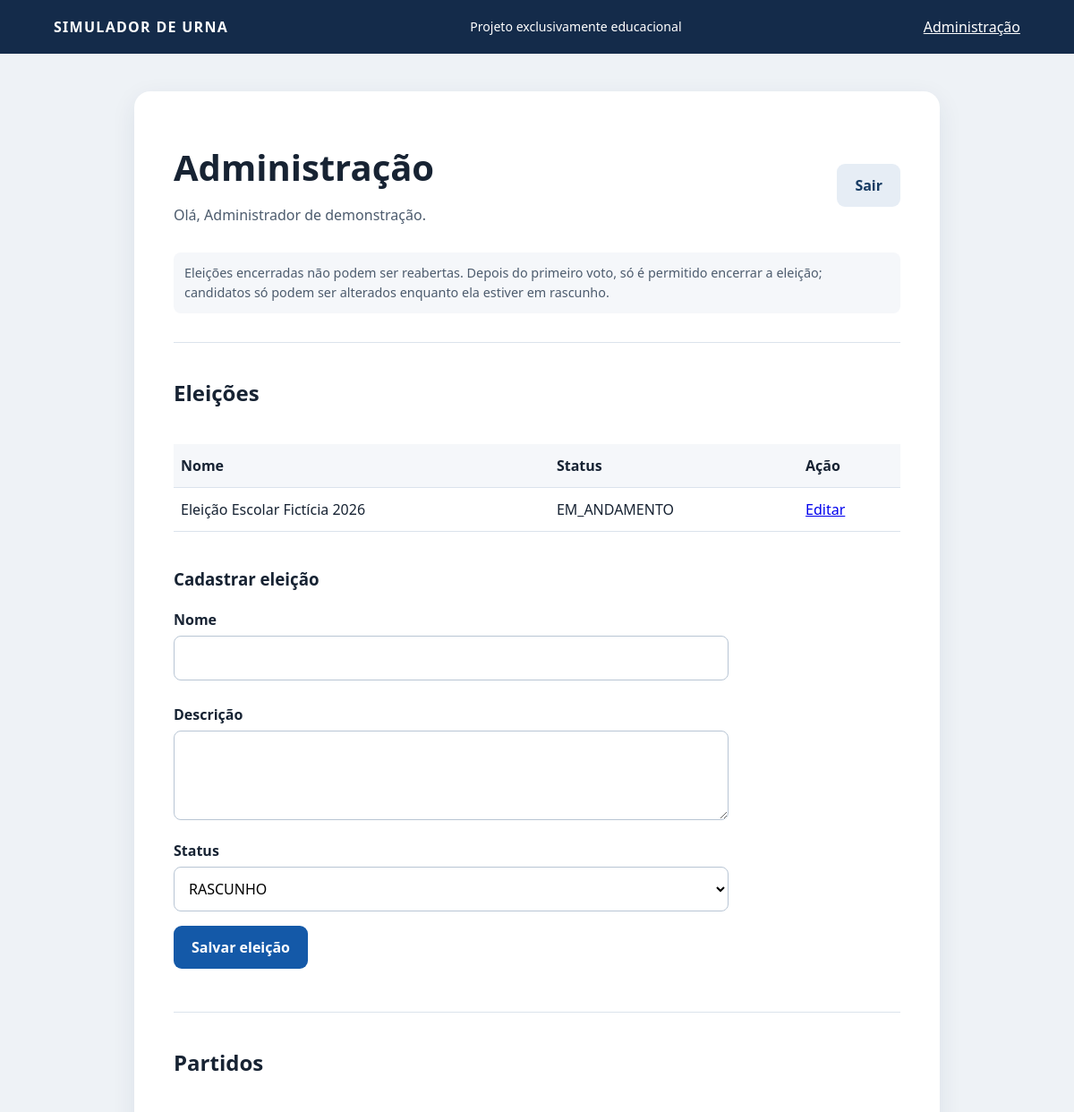
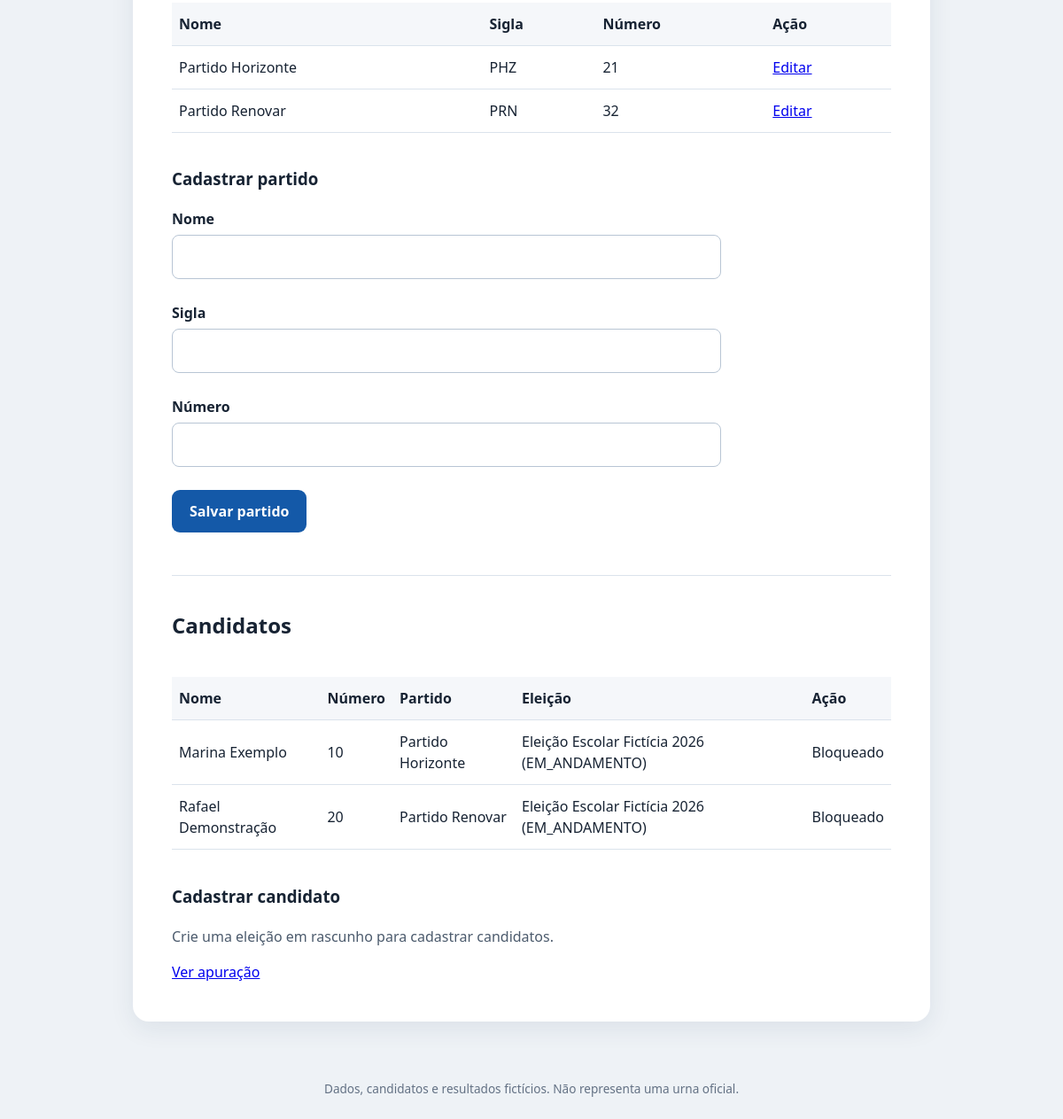
The app's page /?action=admin (signed in) with its own data (2 pictures, top to bottom).
### tables this page shows
CREATE TABLE eleicoes (
 id BIGINT UNSIGNED AUTO_INCREMENT PRIMARY KEY,
 nome VARCHAR(150) NOT NULL,
 descricao TEXT NULL,
 status ENUM('RASCUNHO','EM_ANDAMENTO','ENCERRADA') NOT NULL DEFAULT 'RASCUNHO',
 data_inicio DATETIME NULL,
 data_fim DATETIME NULL,
 created_at DATETIME NOT NULL DEFAULT CURRENT_TIMESTAMP,
 updated_at DATETIME NOT NULL DEFAULT CURRENT_TIMESTAMP ON UPDATE CURRENT_TIMESTAMP
);

CREATE TABLE partidos (
 id BIGINT UNSIGNED AUTO_INCREMENT PRIMARY KEY,
 nome VARCHAR(120) NOT NULL,
 sigla VARCHAR(12) NOT NULL UNIQUE,
 numero SMALLINT UNSIGNED NOT NULL UNIQUE,
 created_at DATETIME NOT NULL DEFAULT CURRENT_TIMESTAMP,
 updated_at DATETIME NOT NULL DEFAULT CURRENT_TIMESTAMP ON UPDATE CURRENT_TIMESTAMP
);

CREATE TABLE candidatos (
 id BIGINT UNSIGNED AUTO_INCREMENT PRIMARY KEY,
 nome VARCHAR(120) NOT NULL,
 numero SMALLINT UNSIGNED NOT NULL,
 cargo VARCHAR(80) NOT NULL,
 foto VARCHAR(255) NULL,
 partido_id BIGINT UNSIGNED NOT NULL,
 eleicao_id BIGINT UNSIGNED NOT NULL,
 created_at DATETIME NOT NULL DEFAULT CURRENT_TIMESTAMP,
 updated_at DATETIME NOT NULL DEFAULT CURRENT_TIMESTAMP ON UPDATE CURRENT_TIMESTAMP,
 CONSTRAINT fk_candidatos_partido FOREIGN KEY (partido_id) REFERENCES partidos(id),
 CONSTRAINT fk_candidatos_eleicao FOREIGN KEY (eleicao_id) REFERENCES eleicoes(id),
 CONSTRAINT uq_candidato_eleicao UNIQUE (eleicao_id, numero)
);

### app/Core/View.php (called while the page is built, shortened)
<?php
final class View {
    public static function render(string $nome, array $dados = []): void {
        require __DIR__ . '/../Views/layout.php';
    }
}

### app/Controllers/AdminController.php (called while the page is built, shortened)
<?php
final class AdminController {
    public function painel(): void {
        $eleicaoId = $this->idDaQuery('editar_eleicao');
        $partidoId = $this->idDaQuery('editar_partido');
        $candidatoId = $this->idDaQuery('editar_candidato');
        View::render('admin', [
            'eleicoes' => Eleicao::todas(),
            'partidos' => Partido::todos(),
            'candidatos' => Candidato::todos(),
            'eleicoesEditaveis' => array_values(array_filter(Eleicao::todas(), static fn(array $e): bool => $e['status'] === 'RASCUNHO')),
            'eleicaoEditando' => $eleicaoId ? Eleicao::porId($eleicaoId) : null,
            'partidoEditando' => $partidoId ? Partido::porId($partidoId) : null,
            'candidatoEditando' => $candidatoId ? Candidato::porId($candidatoId) : null,
            'mensagem' => $_SESSION['admin_mensagem'] ?? null,
            'mensagemErro' => $_SESSION['admin_erro'] ?? null,
        ]);
    }
    private function idDaQuery(string $campo): ?int {
        $id = filter_var($_GET[$campo] ?? null, FILTER_VALIDATE_INT);
        return $id !== false && $id > 0 ? $id : null;
    }
}

### public/index.php (called while the page is built, shortened)
<?php
require_once __DIR__ . '/../app/Core/View.php';
require_once __DIR__ . '/../app/Models/Admin.php';
require_once __DIR__ . '/../app/Controllers/AdminController.php';
$action = $_GET['action'] ?? 'inicio';
$auth = new AuthController();
$admin = new AdminController();
$votacao = new VotacaoController();
$resultado = new ResultadoController();
$rotas = [
    'inicio' => fn() => View::render('inicio'),
    'login' => fn() => $auth->formulario(),
    'autenticar' => fn() => $auth->autenticar(),
    'sair' => fn() => $auth->sair(),
    'admin_login' => fn() => $admin->formularioLogin(),
    'admin_autenticar' => fn() => $admin->autenticar(),
    'admin_sair' => fn() => $admin->sair(),
    'admin' => fn() => $admin->painel(),
    'admin_eleicao_salvar' => fn() => $admin->salvarEleicao(),
    'admin_partido_salvar' => fn() => $admin->salvarPartido(),
    'admin_candidato_salvar' => fn() => $admin->salvarCandidato(),
    'votar' => fn() => $votacao->tela(),
    'confirmar' => fn() => $votacao->confirmar(),
    'resultado' => fn() => $resultado->mostrar(),
];
try {
    $rotas[$action]();
} catch (Throwable $e) {
    error_log((string)$e);
    http_response_code(500);
    View::render('erro', ['mensagem' => 'Ocorreu um erro. Verifique a configuração e os logs do servidor.']);
}

### app/Models/Eleicao.php (called while the page is built, shortened)
<?php
final class Eleicao {
    public static function todas(): array {
        return Database::conectar()->query('SELECT * FROM eleicoes ORDER BY id DESC')->fetchAll();
    }
}

### app/Models/Partido.php (called while the page is built, shortened)
<?php
final class Partido {
    public static function todos(): array {
        return Database::conectar()->query('SELECT * FROM partidos ORDER BY nome')->fetchAll();
    }
}

### app/Models/Candidato.php (called while the page is built, shortened)
<?php
final class Candidato {
    public static function todos(): array {
        return Database::conectar()->query(
            'SELECT c.*, p.nome AS partido_nome, e.nome AS eleicao_nome, e.status AS eleicao_status
             FROM candidatos c
             JOIN partidos p ON p.id = c.partido_id
             JOIN eleicoes e ON e.id = c.eleicao_id
             ORDER BY e.id DESC, c.numero'
        )->fetchAll();
    }
}

### app/Views/admin.php (the view, shortened to what this page needs)
<section class="painel">
<div class="admin-cabecalho"><div><h1>Administração</h1><p>Olá, <?= htmlspecialchars($_SESSION['admin_nome'] ?? 'Administrador', ENT_QUOTES, 'UTF-8') ?>.</p></div><form method="post" action="?action=admin_sair"><input type="hidden" name="csrf" value="<?= htmlspecialchars($_SESSION['csrf'], ENT_QUOTES, 'UTF-8') ?>"><button class="botao secundario" type="submit">Sair</button></form></div>
<p class="aviso">Eleições encerradas não podem ser reabertas. Depois do primeiro voto, só é permitido encerrar a eleição; candidatos só podem ser alterados enquanto ela estiver em rascunho.</p>
<section class="admin-secao">
<h2>Eleições</h2>
<div class="tabela-rolagem"><table><thead><tr><th>Nome</th><th>Status</th><th>Ação</th></tr></thead><tbody>
<?php foreach ($eleicoes as $item): ?><tr><td><?= htmlspecialchars($item['nome'], ENT_QUOTES, 'UTF-8') ?></td><td><?= htmlspecialchars($item['status'], ENT_QUOTES, 'UTF-8') ?></td><td><a href="?action=admin&amp;editar_eleicao=<?= (int)$item['id'] ?>">Editar</a></td></tr><?php endforeach; ?>
</tbody></table></div>
<h3><?= $eleicaoEditando ? 'Editar eleição' : 'Cadastrar eleição' ?></h3>
<form method="post" action="?action=admin_eleicao_salvar" class="admin-form">
<label for="eleicao-nome">Nome</label><input id="eleicao-nome" name="nome" required maxlength="150" value="<?= htmlspecialchars($eleicaoEditando['nome'] ?? '', ENT_QUOTES, 'UTF-8') ?>">
<label for="eleicao-descricao">Descrição</label><textarea id="eleicao-descricao" name="descricao" maxlength="5000"><?= htmlspecialchars($eleicaoEditando['descricao'] ?? '', ENT_QUOTES, 'UTF-8') ?></textarea>
<label for="eleicao-status">Status</label><select id="eleicao-status" name="status"><?php foreach (['RASCUNHO', 'EM_ANDAMENTO', 'ENCERRADA'] as $status): ?><option value="<?= $status ?>" <?= ($eleicaoEditando['status'] ?? 'RASCUNHO') === $status ? 'selected' : '' ?>><?= $status ?></option><?php endforeach; ?></select>
<button class="botao" type="submit">Salvar eleição</button><?php if ($eleicaoEditando): ?><a href="?action=admin">Cancelar</a><?php endif; ?>
</form>
</section>
<section class="admin-secao">
<h2>Partidos</h2>
<div class="tabela-rolagem"><table><thead><tr><th>Nome</th><th>Sigla</th><th>Número</th><th>Ação</th></tr></thead><tbody>
<?php foreach ($partidos as $item): ?><tr><td><?= htmlspecialchars($item['nome'], ENT_QUOTES, 'UTF-8') ?></td><td><?= htmlspecialchars($item['sigla'], ENT_QUOTES, 'UTF-8') ?></td><td><?= (int)$item['numero'] ?></td><td><a href="?action=admin&amp;editar_partido=<?= (int)$item['id'] ?>">Editar</a></td></tr><?php endforeach; ?>
</tbody></table></div>
<h3><?= $partidoEditando ? 'Editar partido' : 'Cadastrar partido' ?></h3>
<form method="post" action="?action=admin_partido_salvar" class="admin-form">
<label for="partido-nome">Nome</label><input id="partido-nome" name="nome" required maxlength="120" value="<?= htmlspecialchars($partidoEditando['nome'] ?? '', ENT_QUOTES, 'UTF-8') ?>">
<label for="partido-sigla">Sigla</label><input id="partido-sigla" name="sigla" required maxlength="12" pattern="[A-Za-z0-9]{2,12}" value="<?= htmlspecialchars($partidoEditando['sigla'] ?? '', ENT_QUOTES, 'UTF-8') ?>">
<label for="partido-numero">Número</label><input id="partido-numero" name="numero" type="number" min="1" max="65535" required value="<?= htmlspecialchars((string)($partidoEditando['numero'] ?? ''), ENT_QUOTES, 'UTF-8') ?>">
<button class="botao" type="submit">Salvar partido</button><?php if ($partidoEditando): ?><a href="?action=admin">Cancelar</a><?php endif; ?>
</form>
</section>
<section class="admin-secao">
<h2>Candidatos</h2>
<div class="tabela-rolagem"><table><thead><tr><th>Nome</th><th>Número</th><th>Partido</th><th>Eleição</th><th>Ação</th></tr></thead><tbody>
<?php foreach ($candidatos as $item): ?><tr><td><?= htmlspecialchars($item['nome'], ENT_QUOTES, 'UTF-8') ?></td><td><?= (int)$item['numero'] ?></td><td><?= htmlspecialchars($item['partido_nome'], ENT_QUOTES, 'UTF-8') ?></td><td><?= htmlspecialchars($item['eleicao_nome'], ENT_QUOTES, 'UTF-8') ?> (<?= htmlspecialchars($item['eleicao_status'], ENT_QUOTES, 'UTF-8') ?>)</td><td><?php if ($item['eleicao_status'] === 'RASCUNHO'): ?><a href="?action=admin&amp;editar_candidato=<?= (int)$item['id'] ?>">Editar</a><?php else: ?>Bloqueado<?php endif; ?></td></tr><?php endforeach; ?>
</tbody></table></div>
<h3><?= $candidatoEditando ? 'Editar candidato' : 'Cadastrar candidato' ?></h3>
<?php if (!$eleicoesEditaveis): ?><p>Crie uma eleição em rascunho para cadastrar candidatos.</p><?php elseif (!$partidos): ?><p>Cadastre um partido antes de cadastrar candidatos.</p><?php endif; ?>
</section>
<a href="?action=resultado">Ver apuração</a>
</section>

### app/Views/layout.php (shortened to what this page needs)
<!doctype html>
<html lang="pt-BR">
<head>
<title>Simulador Didático de Urna</title><link rel="stylesheet" href="assets/style.css">
</head>
<body>
<header class="topo"><a href="?action=inicio" class="marca">SIMULADOR DE URNA</a><span>Projeto exclusivamente educacional</span><?php if (!empty($_SESSION['admin_id'])): ?><a class="topo-link" href="?action=admin">Administração</a><?php endif; ?></header>
<main class="container">
<?php require $arquivo; ?>
</main>
<footer>Dados, candidatos e resultados fictícios. Não representa uma urna oficial.</footer>
</body></html>

### public/assets/style.css (style rules this page uses)
* { box-sizing:border-box }
body { margin:0;background:#eef2f6;color:#172333;font:16px/1.5 system-ui,-apple-system,Segoe UI,sans-serif }
.topo { background:#142b4a;color:#fff;padding:18px clamp(16px,5vw,70px);display:flex;justify-content:space-between;gap:16px;align-items:center;flex-wrap:wrap }
.marca { font-weight:800;letter-spacing:.08em;color:#fff;text-decoration:none }
.topo span { font-size:.88rem }
.container { width:min(900px,92%);margin:42px auto;min-height:55vh }
.painel { background:#fff;border-radius:18px;padding:clamp(22px,5vw,44px);box-shadow:0 8px 28px #1a355015 }
h1 { line-height:1.15;font-size:clamp(1.8rem,4vw,2.5rem);margin:18px 0 }
p { color:#4c5b6d }
.botao { display:inline-flex;align-items:center;justify-content:center;border:0;border-radius:9px;padding:12px 20px;background:#1459a8;color:#fff;text-decoration:none;font-weight:700;cursor:pointer;font:inherit;font-weight:700 }
.secundario { background:#e6edf5;color:#173b63 }
.aviso { background:#f5f7fa;padding:12px;border-radius:8px;font-size:.9rem }
label { display:block;font-weight:650;margin:16px 0 6px }
input { width:100%;padding:12px;border:1px solid #b8c5d4;border-radius:8px;font:inherit;margin-bottom:10px }
form .botao { margin:8px 0 }
table { border-collapse:collapse;width:100%;margin:20px 0 }
th,td { text-align:left;border-bottom:1px solid #dbe3ec;padding:12px 8px }
th { background:#f5f7fa }
footer { text-align:center;color:#637184;padding:24px;font-size:.85rem }
textarea,select { width:100%;padding:12px;border:1px solid #b8c5d4;border-radius:8px;font:inherit;background:#fff }
textarea { min-height:100px;resize:vertical }
.topo-link { color:#fff }
.admin-cabecalho { display:flex;justify-content:space-between;align-items:center;gap:16px;flex-wrap:wrap }
.admin-secao { border-top:1px solid #dbe3ec;margin-top:32px;padding-top:18px }
.admin-form { max-width:620px }
.admin-form .botao { margin:16px 0 }
.tabela-rolagem { overflow-x:auto }

### records on screen
eleicoes: nome "Eleição Escolar Fictícia 2026", status "EM_ANDAMENTO"
partidos: nome "Partido Horizonte", sigla "PHZ", numero "21"
partidos: nome "Partido Renovar", sigla "PRN", numero "32"
candidatos: nome "Marina Exemplo", numero "10", partido.nome "Partido Horizonte", eleicao.nome "Eleição Escolar Fictícia 2026", eleicao.status "EM_ANDAMENTO"
candidatos: nome "Rafael Demonstração", numero "20", partido.nome "Partido Renovar", eleicao.nome "Eleição Escolar Fictícia 2026", eleicao.status "EM_ANDAMENTO"

### other values on screen
$_SESSION['admin_nome'] "Administrador de demonstração"
form field status "RASCUNHO"
